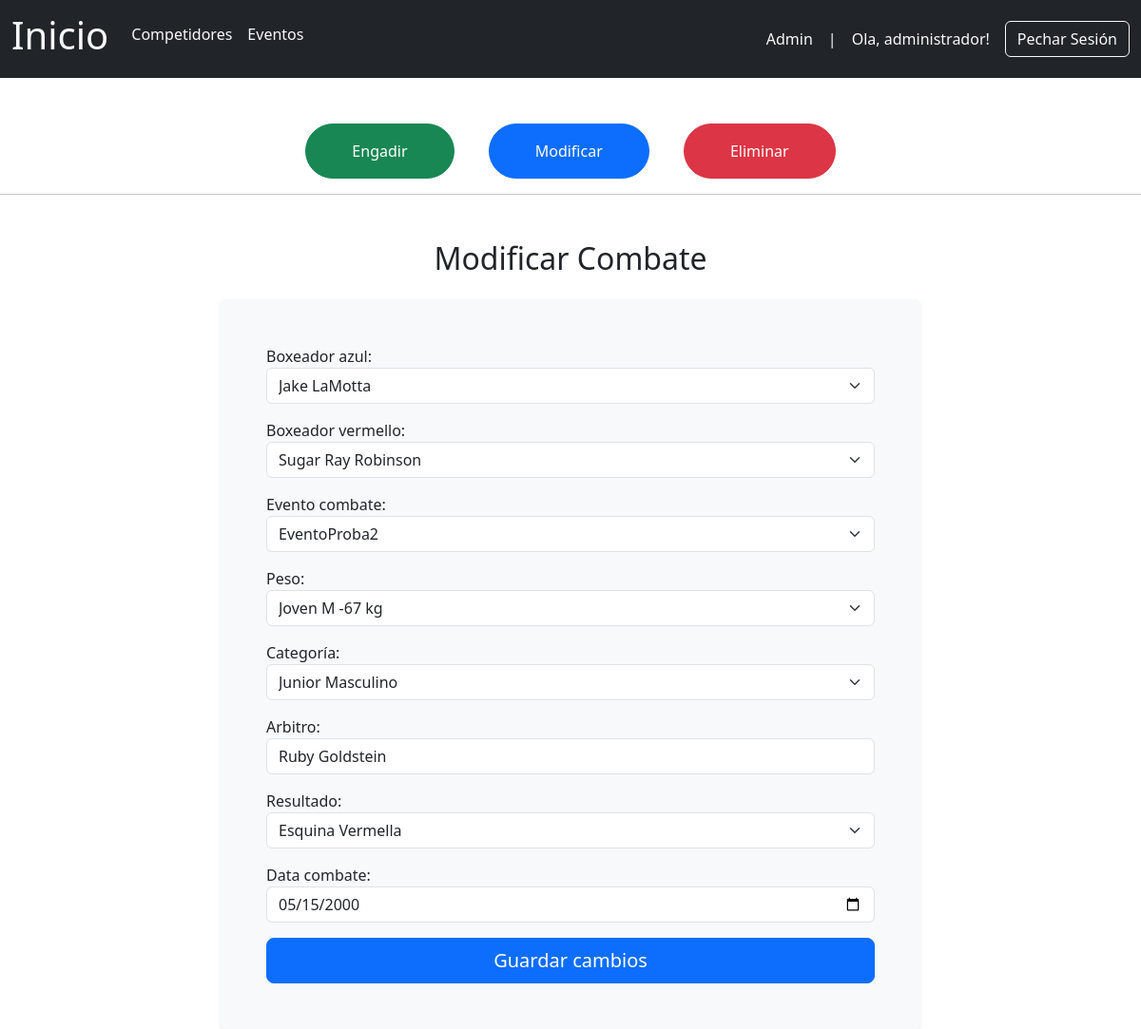
/administracion/modificar/combate/13/ (signed in), run on the app's committed database.
### boxGal/models.py (models this page shows, shortened)
class Usuario(AbstractUser):
    id_usuario = models.BigAutoField(auto_created=True, primary_key=True)
    favoritos = models.ManyToManyField(Competidor, related_name='seguidores',blank=True)
    fotoperfil = models.ImageField(upload_to='fotos_perfil', blank=True, null=True)
    groups = models.ManyToManyField(
        'auth.Group',
        related_name='usuario_set',  #Necesario engadir para evitar erro ao migrar
        blank=True,
        help_text='The groups this user belongs to.',
        verbose_name='groups',
    )
    user_permissions = models.ManyToManyField(
        'auth.Permission',
        related_name='usuario_permissions_set',  #Necesario engadir para evitar erro ao migrar
        blank=True,
        help_text='Specific permissions for this user.',
        verbose_name='user permissions',
    )

class Combate(models.Model):
    id_combate = models.BigAutoField(auto_created=True, primary_key=True)
    boxeador_azul = models.ForeignKey(Competidor, related_name='combates_azul', on_delete=models.CASCADE)
    boxeador_vermello = models.ForeignKey(Competidor, related_name='combates_vermello', on_delete=models.CASCADE)
    evento_combate = models.ForeignKey(Evento, on_delete=models.CASCADE)
    peso_combate = models.CharField(max_length=255)
    categoria_combate = models.CharField(max_length=255)
    arbitro = models.CharField(max_length=255)
    resultado = models.CharField(max_length=255)
    data_combate = models.DateField()
    likes = models.ManyToManyField(Usuario,related_name='combates_gustados', blank=True)

### boxGal/views.py (the view)
# urls.py: path('administracion/modificar/combate/<int:combate_id>/', views.modificar_combate, name='modificar_combate'),
@login_required
def modificar_combate(request,combate_id):
  if not request.user.is_superuser:
    return HttpResponseForbidden("Non tes permisos para acceder a esta páxina.")
  tipo = 'Combate'
  combate = get_object_or_404(Combate, id_combate=combate_id)
  if request.method == 'POST':
    form = CombateForm(request.POST, request.FILES, instance=combate)
    if form.is_valid():
      form.save()
      return redirect('administracion')
  else:
    form = CombateForm(instance=combate)
  return render(request, 'administracion/modificarFormulario.html', {'form':form,'tipo':tipo})

### boxGal/models.py (called while the page is built)
    def __str__(self):
        return f"{self.nome_competidor} {self.apelidos_competidor} "

    def __str__(self):
        return self.nome_evento

### boxGal/templates/administracion/modificarFormulario.html (shortened to what this page needs)
{% extends 'header.html' %}
{% block corpo %}
  <div class="container mt-5 text-center">
    <a href="{% url 'engadir' %}" class="btn p-3 px-5 mx-3 btn-success rounded-pill">Engadir</a>
    <a href="{% url 'modificar' %}" class="btn p-3 px-5 mx-3 btn-primary rounded-pill">Modificar</a>
    <a href="{% url 'eliminar' %}" class="btn p-3 px-5 mx-3 btn-danger rounded-pill">Eliminar</a>
  </div>
  <hr />
  <div class="container mt-5">
    <h2 class="text-center mb-4">Modificar {{ tipo }}</h2>
    <div class="row justify-content-center">
      <div class="col-md-8">
        <form method="post" enctype="multipart/form-data" class="bg-light p-5 rounded shadow-sm">
          <div class="mb-3">{{ form.as_p }}</div>
          <button type="submit" class="btn btn-primary btn-lg w-100">Guardar cambios</button>
        </form>
      </div>
    </div>
  </div>
{% endblock %}

### boxGal/templates/header.html (shortened to what this page needs)
<!DOCTYPE html>
<html lang="en">
  <head>
    {% load static %}
    <link href="{% static 'bootstrap/css/bootstrap.min.css' %}" rel="stylesheet" />
    <link rel="stylesheet" href="https://cdn.jsdelivr.net/npm/charts.css/dist/charts.min.css" />
    <link rel="stylesheet" href="https://cdnjs.cloudflare.com/ajax/libs/font-awesome/6.0.0-beta3/css/all.min.css" />
    <link href="{% static 'css/style.css' %}" rel="stylesheet" />
  </head>
  <body>
    <nav class="navbar navbar-expand-md bg-dark text-light sticky-top">
      <div class="container-fluid">
        <a class="navbar-brand text-light" href="{% url 'indexPage' %}"><h1>Inicio</h1></a>
        <div class="collapse navbar-collapse" id="navbarSupportedContent">
          <ul class="navbar-nav me-auto mb-lg-0">
            <li class="navbar-item">
              <a class="nav-link text-light" href="{% url 'competidoresPage' %}"><h6>Competidores</h6></a>
            </li>
            <li class="navbar-item">
              <a class="nav-link text-light" href="{% url 'eventosPage' %}"><h6>Eventos</h6></a>
            </li>
          </ul>
          {% if request.user.is_staff %}
            <a class="nav-link" href="{% url 'administracion' %}">Admin<span class="mx-3 d-none d-md-inline">|</span></a>
          {% endif %}
          {% if user.is_authenticated %}
            <div class="d-flex align-items-center">
              <span class="text-light me-3">Ola, {{ request.user.username }}!</span>
              <a class="navbar-item btn btn-outline-light" href="{% url 'logout' %}">Pechar Sesión</a>
            </div>
          {% else %}
            <a class="navbar-item btn btn-outline-light" href="{% url 'login' %}">Iniciar Sesión</a>
          {% endif %}
        </div>
      </div>
    </nav>
    {% block corpo %}
    {% endblock %}
  </body>
</html>

### boxGal/static/css/style.css (style rules this page uses)
*::after { -webkit-box-sizing: border-box; -moz-box-sizing: border-box; box-sizing: border-box; }

### data on the page
Usuario: user.username "administrador"
Combate: boxeador_azul "Jake LaMotta", boxeador_vermello "Sugar Ray Robinson", evento_combate "EventoProba2", peso_combate "Joven M -67 kg", categoria_combate "Junior Masculino", arbitro "Ruby Goldstein", resultado "Esquina Vermella", data_combate "05/15/2000"

### other printed values
{{ tipo }} "Combate"
